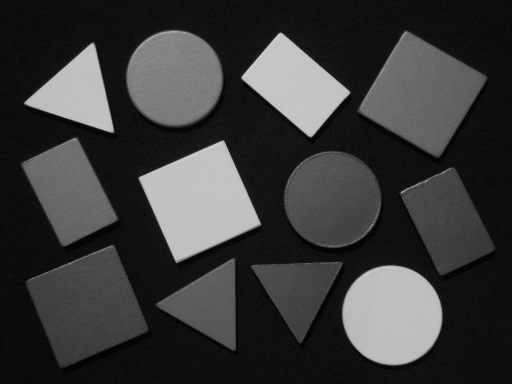
%> input picture deteccionFigurasGeometricas/FigurasGeometricasGrandes.png, 512 x 384 px
$ octave deteccion_figuras.m   (GNU Octave 9; MATLAB toolbox functions it lacks are replaced by stand-ins)
%> lines starting %> are read from the running program, lines starting %| are printed output that depends on the picture; in (x1, y1, x2, y2) boxes, pixels count from 0 and x2, y2 are one past the last pixel; in counts of white or black regions, pixels touching at a corner belong together; the program's own positions count from 1
clear all; clc; close all;
BW = imread('FigurasGeometricasGrandes.png');
%> BW is the input picture: size 384x512 uint8; min 1, max 219, mean 58
%de intensidad 50 hacia arriba
im1=BW>45; % para binarizar
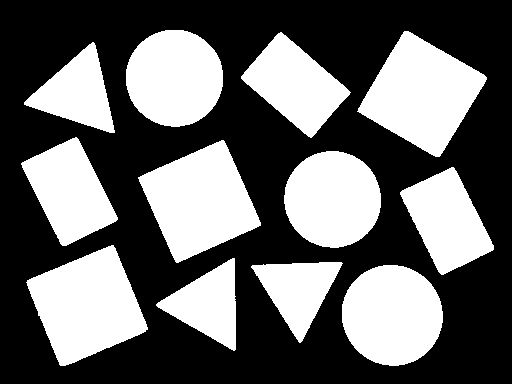
%> im1: size 384x512 logical; 40.2% white; 12 white regions, largest, box (x1, y1, x2, y2) and area: (357, 31, 487, 157) 9123, (26, 245, 148, 366) 8996, (138, 140, 261, 263) 8913

se=[0,1,0;1,1,1;0,1,0]; %Elemento estructurante
%im2=imerode(im1,se); % erosionar disminuye el tamano
im2=imdilate(im1,se); % dilatar aumenta tamano
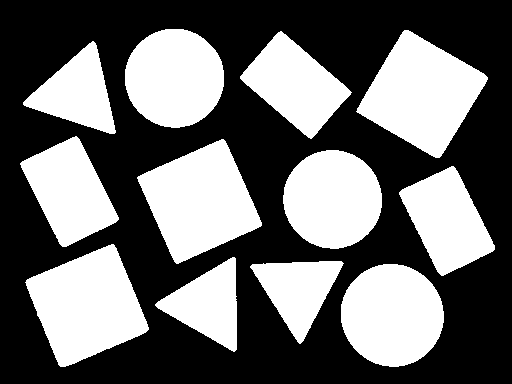
%> im2: size 384x512 logical; 42% white; 12 white regions, largest, box (x1, y1, x2, y2) and area: (356, 30, 488, 158) 9450, (25, 244, 149, 367) 9344, (137, 139, 262, 264) 9256
%figure(), imshow([im1 im2]); title('Imagen Original & Imagen Dilatada')
im3=im2-im1;
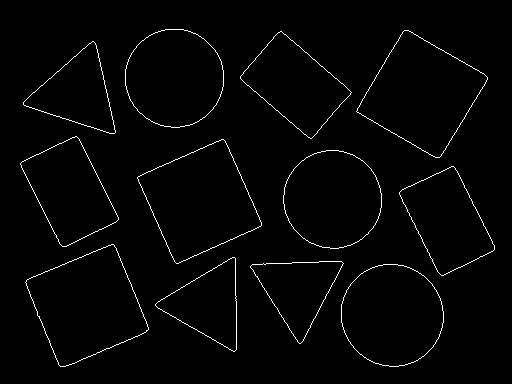
%> im3: size 384x512 double; values 0 (black) and 1 (white), 1.7% white in thin lines or dots, all inside (x1, y1, x2, y2) = (20, 29, 495, 367)
%im4=xor(im2,im1);la misma cosa
im4=bwlabel(im3); %Sirve para rotular la imagen
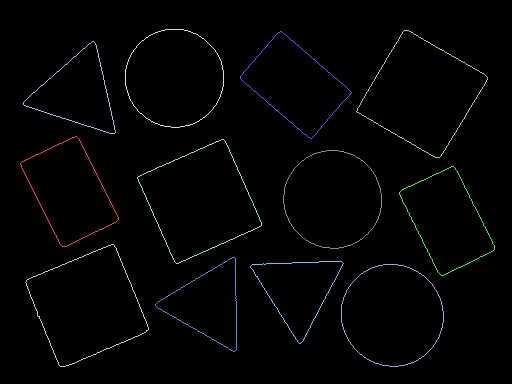
%> im4: size 384x512 double; 13 distinct labels, from 0 to 12; one colour per label, 0 black
%figure(3), imshow(im4); title('Bordes con objetos rotulados')

%PUNTOS SEMILLA
Xk = zeros(size(im3)); %Se define fondo logico en falso
% Se invierte la pareja ordenada x,y por y,x
Xk(89,74) = 250; %figura 1
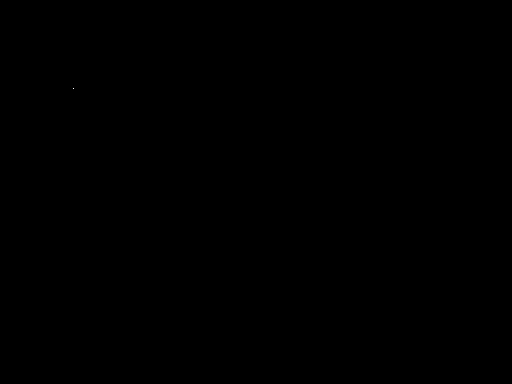
%> Xk: size 384x512 double; values 0 (black) and 250 (white), 0% white in thin lines or dots, all inside (x1, y1, x2, y2) = (73, 88, 74, 89)
Xk(75,171) = 250; %figura 2
%> Xk: size 384x512 double; values 0 (black) and 250 (white), 0% white in thin lines or dots, all inside (x1, y1, x2, y2) = (73, 74, 171, 89)
Xk(89,301) = 250; %figura 3
%> Xk: size 384x512 double; values 0 (black) and 250 (white), 0% white in thin lines or dots, all inside (x1, y1, x2, y2) = (73, 74, 301, 89)
Xk(90,425) = 250; %figura 4
%> Xk: size 384x512 double; values 0 (black) and 250 (white), 0% white in thin lines or dots, all inside (x1, y1, x2, y2) = (73, 74, 425, 90)
Xk(188,67) = 250; %figura 5
%> Xk: size 384x512 double; values 0 (black) and 250 (white), 0% white in thin lines or dots, all inside (x1, y1, x2, y2) = (66, 74, 425, 188)
Xk(201,195) = 250; %figura 6
%> Xk: size 384x512 double; values 0 (black) and 250 (white), 0% white in thin lines or dots, all inside (x1, y1, x2, y2) = (66, 74, 425, 201)
Xk(199,330) = 250; %figura 7
Xk(221,448) = 250; %figura 8
%> Xk: size 384x512 double; values 0 (black) and 250 (white), 0% white in thin lines or dots, all inside (x1, y1, x2, y2) = (66, 74, 448, 221)
Xk(310,96) = 250; %figura 9
%> Xk: size 384x512 double; values 0 (black) and 250 (white), 0% white in thin lines or dots, all inside (x1, y1, x2, y2) = (66, 74, 448, 310)
Xk(303,206) = 250; %figura 10
Xk(304,301) = 250; %figura 11
Xk(324,405) = 250; %figura 12
%> Xk: size 384x512 double; values 0 (black) and 250 (white), 0.01% white in thin lines or dots, all inside (x1, y1, x2, y2) = (66, 74, 448, 324)

im5 = bitor(im3,Xk);
figure(1), imshow(im5); title('Bordes Externos y Puntos Semilla');

figure(2), imshow(im5); title('Objetos rotulados');
%> after `title('Objetos rotulados')`:
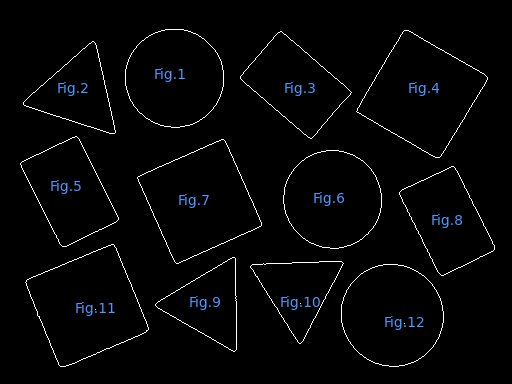
%> figure redrawn from the program's plot data; its title reads 'Objetos rotulados'
[m,n] = size(im5);
%> m = 384; n = 512
num = 0;
for m=1:m
    for n=1:n
        if(im5(m,n)==250)
           num = num + 1;
           text(n,m,['Fig.' num2str(num)], 'color', [0.3 0.6 1], 'Fontname', 'Comic', 'horizontalAlignment', 'center');
        end
    end
end
%> after the loop, num = 12

$ run again, with deteccionFigurasGeometricas/FigurasGeometricasPequenas.png copied over deteccionFigurasGeometricas/FigurasGeometricasGrandes.png
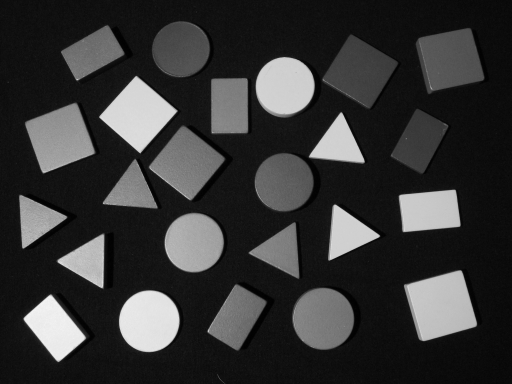
%> input picture deteccionFigurasGeometricas/FigurasGeometricasPequenas.png, 512 x 384 px
%> BW is the input picture: size 384x512 uint8; min 1, max 245, mean 54
%> `im1=BW>45;`:
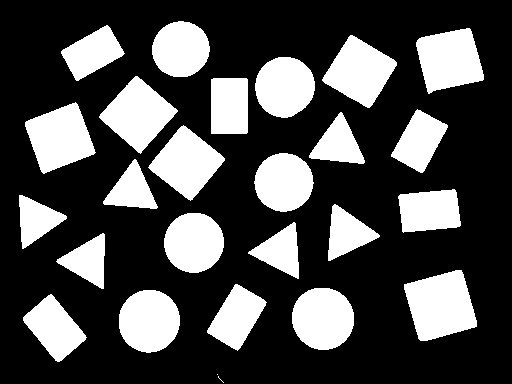
%> im1: size 384x512 logical; 29.5% white; 26 white regions (2 under 20 px), largest, box (x1, y1, x2, y2) and area: (404, 270, 477, 341) 3663, (99, 76, 178, 154) 3191, (416, 28, 484, 94) 3186
%> im2: size 384x512 logical; 31.6% white; 25 white regions, largest, box (x1, y1, x2, y2) and area: (403, 269, 478, 342) 3892, (415, 27, 485, 95) 3401, (24, 101, 97, 175) 3386
%> im3: size 384x512 double; values 0 (black) and 1 (white), 2.1% white in thin lines or dots, all inside (x1, y1, x2, y2) = (18, 20, 485, 384)
%> im4: size 384x512 double; 26 distinct labels, from 0 to 25
%> `title('Objetos rotulados')`:
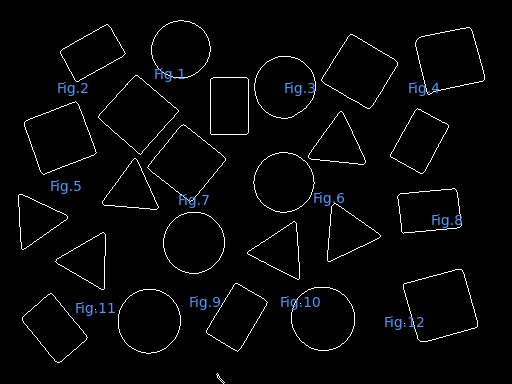
%> figure redrawn from the program's plot data; its title reads 'Objetos rotulados'
%> after the loop `for m=1:m`: num = 12
